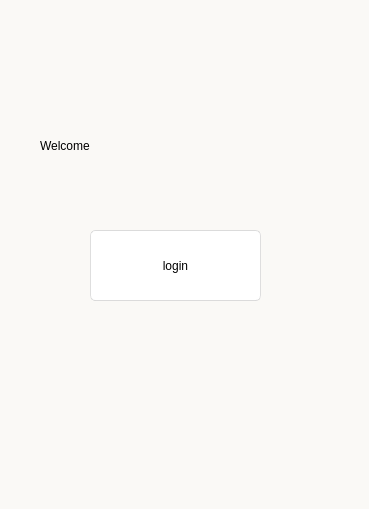
<?xml version="1.0" encoding="UTF-8"?>
<ui version="4.0">
 <class>WelcomeWindow</class>
 <widget class="QWidget" name="WelcomeWindow">
  <property name="geometry">
   <rect>
    <x>0</x>
    <y>0</y>
    <width>369</width>
    <height>509</height>
   </rect>
  </property>
  <property name="windowTitle">
   <string>Form</string>
  </property>
  <property name="styleSheet">
   <string notr="true">background:rgb(250, 249, 246)</string>
  </property>
  <widget class="QPushButton" name="login_btn">
   <property name="geometry">
    <rect>
     <x>90</x>
     <y>230</y>
     <width>171</width>
     <height>71</height>
    </rect>
   </property>
   <property name="styleSheet">
    <string notr="true">QPushButton{
	font: 25 18pt &quot;Bahnschrift Light&quot;;
	border-style: solid;
	border-top-color: qlineargradient(spread:pad, x1:0.5, y1:1, x2:0.5, y2:0, stop:0 rgb(215, 215, 215), stop:1 rgb(222, 222, 222));
	border-right-color: qlineargradient(spread:pad, x1:0, y1:0.5, x2:1, y2:0.5, stop:0 rgb(217, 217, 217), stop:1 rgb(227, 227, 227));
	border-left-color: qlineargradient(spread:pad, x1:0, y1:0.5, x2:1, y2:0.5, stop:0 rgb(227, 227, 227), stop:1 rgb(217, 217, 217));
	border-bottom-color: qlineargradient(spread:pad, x1:0.5, y1:1, x2:0.5, y2:0, stop:0 rgb(215, 215, 215), stop:1 rgb(222, 222, 222));
	border-width: 1px;
	border-radius: 5px;
	color: rgb(0,0,0);
	padding: 2px;
	background-color: rgb(255,255,255);
}
QPushButton:hover{
	border-style: solid;
	border-top-color: qlineargradient(spread:pad, x1:0.5, y1:1, x2:0.5, y2:0, stop:0 rgb(195, 195, 195), stop:1 rgb(222, 222, 222));
	border-right-color: qlineargradient(spread:pad, x1:0, y1:0.5, x2:1, y2:0.5, stop:0 rgb(197, 197, 197), stop:1 rgb(227, 227, 227));
	border-left-color: qlineargradient(spread:pad, x1:0, y1:0.5, x2:1, y2:0.5, stop:0 rgb(227, 227, 227), stop:1 rgb(197, 197, 197));
	border-bottom-color: qlineargradient(spread:pad, x1:0.5, y1:1, x2:0.5, y2:0, stop:0 rgb(195, 195, 195), stop:1 rgb(222, 222, 222));
	border-width: 1px;
	border-radius: 5px;
	color: rgb(0,0,0);
	padding: 2px;
	background-color: rgb(255,255,255);
}
QPushButton:pressed{
	border-style: solid;
	border-top-color: qlineargradient(spread:pad, x1:0.5, y1:1, x2:0.5, y2:0, stop:0 rgb(215, 215, 215), stop:1 rgb(222, 222, 222));
	border-right-color: qlineargradient(spread:pad, x1:0, y1:0.5, x2:1, y2:0.5, stop:0 rgb(217, 217, 217), stop:1 rgb(227, 227, 227));
	border-left-color: qlineargradient(spread:pad, x1:0, y1:0.5, x2:1, y2:0.5, stop:0 rgb(227, 227, 227), stop:1 rgb(217, 217, 217));
	border-bottom-color: qlineargradient(spread:pad, x1:0.5, y1:1, x2:0.5, y2:0, stop:0 rgb(215, 215, 215), stop:1 rgb(222, 222, 222));
	border-width: 1px;
	border-radius: 5px;
	color: rgb(0,0,0);
	padding: 2px;
	background-color: rgb(142,142,142);
}
QPushButton:disabled{
	border-style: solid;
	border-top-color: qlineargradient(spread:pad, x1:0.5, y1:1, x2:0.5, y2:0, stop:0 rgb(215, 215, 215), stop:1 rgb(222, 222, 222));
	border-right-color: qlineargradient(spread:pad, x1:0, y1:0.5, x2:1, y2:0.5, stop:0 rgb(217, 217, 217), stop:1 rgb(227, 227, 227));
	border-left-color: qlineargradient(spread:pad, x1:0, y1:0.5, x2:1, y2:0.5, stop:0 rgb(227, 227, 227), stop:1 rgb(217, 217, 217));
	border-bottom-color: qlineargradient(spread:pad, x1:0.5, y1:1, x2:0.5, y2:0, stop:0 rgb(215, 215, 215), stop:1 rgb(222, 222, 222));
	border-width: 1px;
	border-radius: 5px;
	color: #808086;
	padding: 2px;
	background-color: rgb(142,142,142);
}</string>
   </property>
   <property name="text">
    <string>login</string>
   </property>
  </widget>
  <widget class="QLabel" name="label">
   <property name="geometry">
    <rect>
     <x>40</x>
     <y>110</y>
     <width>281</width>
     <height>71</height>
    </rect>
   </property>
   <property name="styleSheet">
    <string notr="true">font: 25 50pt &quot;Bahnschrift Light&quot;;</string>
   </property>
   <property name="text">
    <string>Welcome</string>
   </property>
  </widget>
 </widget>
 <resources/>
 <connections/>
</ui>
